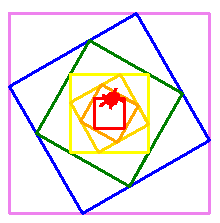

This figure's Python source:
import turtle           
from math import tan, sin, pi

colors = [
  'violet',   # colors[0]
  'blue',     # colors[1]
  'green',    # colors[2]
  'yellow',   # colors[3]
  'gold',     # colors[4]
  'orange',   # colors[5]
  'red'       # colors[6]
]

def sq(size, col):          # нарисовать квадрат размера size цвета col
  t.color(col)
  for i in range(4):
    t.fd(size)
    t.left(90)

def shift(size, ang):
  angrad = ang*pi/180
  tga = tan(angrad)
  return size * tga / (1+tga)
  
def new_size(a, ang):
  angrad = ang*pi/180
  return a/sin(angrad)
  
def goto_next(size, ang):
  a = shift(size, ang)
  x = new_size(a, ang)
  t.fd(a)
  t.left(ang)
  return x
  
# нарисовать n квадратов, 
# первый размера size, 
# каждый следующий на d меньше
# уже нарисовали i квадратов
def sqn(size, ang, n, i):
  if n == 0:                # если не надо больше рисовать квадратов        
    return 
  if size <= 0:             # если следующий квадрат маленький, больше не рисовать
    return

  sq(size, colors[i])         # рисовать 1 квадрат
  size = goto_next(size, ang)  
  sqn(size, ang, n-1, i+1)  # рисовать следующий квадрат
    
t = turtle.Turtle()
t.shape("turtle")
t.width(3)
t.speed(0)

sqn(200, 30, 7, 0)    # 7 квадратов, первый размером 200, другие на 20 меньше

turtle.done()    
